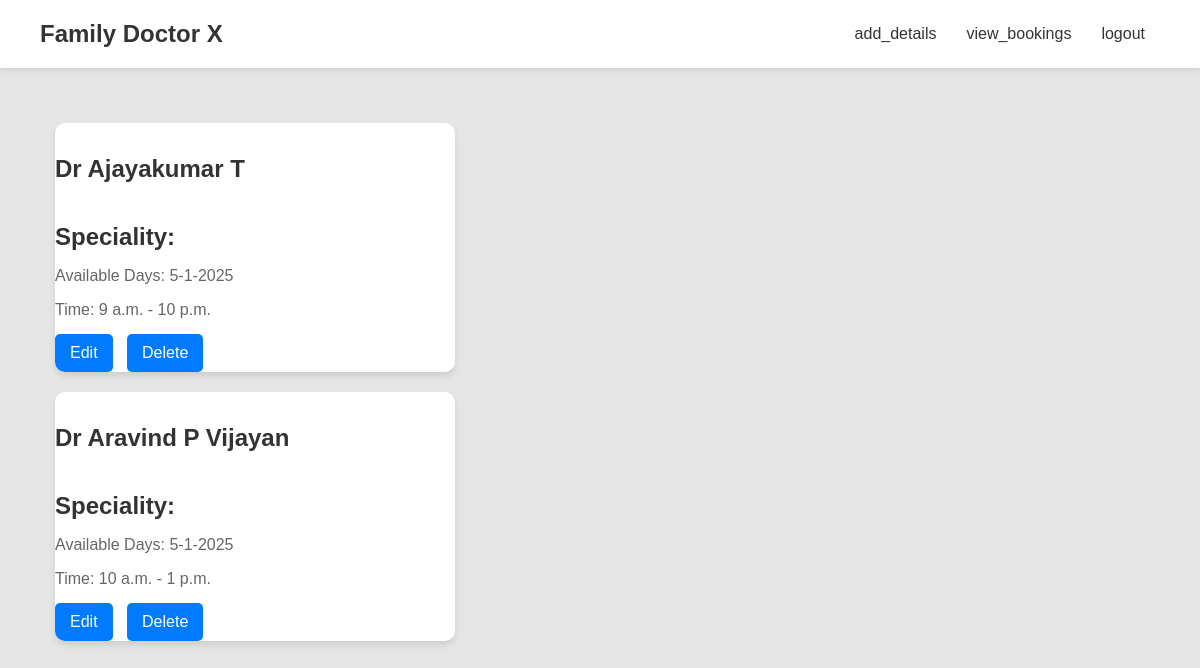
Before: /admin_home (signed in) with the older database file.
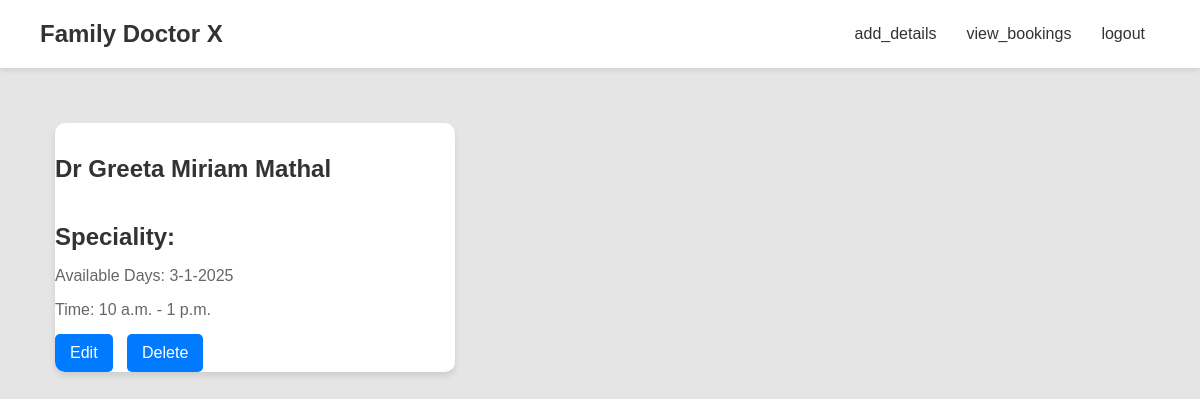
After: the same page with the newer database file.
### app/models.py (models this page shows)
class Doctor(models.Model):
    pid=models.TextField()
    name = models.TextField()
    specialty = models.CharField(max_length=100)
    contact_number = models.CharField(max_length=15)
    available_days = models.CharField(max_length=100)
    available_time_start = models.TimeField()
    available_time_end = models.TimeField()

### app/views.py (the view)
# urls.py: path('admin_home',views.admin_home),
def admin_home(req):
    if 'admin' in req.session:
        data=Doctor.objects.all()
        return render(req,'admin/home.html',{'Doctor':data})
    else:
       return redirect(doctor_appointment_login)

### templates/admin/home.html (shortened to what this page needs)
<!DOCTYPE html>
<html lang="en">
<head>
  {% load static %}
</head>
<body>
    <header>
        <div class="logo">Family Doctor X</div>
        <nav>
            <ul>
                <li><a href="add_details">add_details</a></li>
                <li><a href="view_bookings">view_bookings</a></li>
                <li><a href="logout">logout</a></li>
            </ul>
        </nav>
    </header>
    <div class="container mt-3">
        <div class="row">
          {% for pro in Doctor %}
            <div class="card" style="width: 400px; margin-bottom: 20px;">
                <h4 class="card-title">{{pro.name }}</h4>
                <h5 class="card-title">Speciality: {{pro.speciality }}</h5>
                <p class="card-text">Available Days: {{pro.available_days }}</p>
                <p class="card-text">Time: {{pro.available_time_start }} - {{pro.available_time_end }}</p>
                <a href="edit-details{{pro.pk }}" class="btn btn-primary">Edit</a>
                <a href="delete-details{{pro.pk }}" class="btn btn-primary">Delete</a>
              </div>
            </div>
          {% endfor %}
        </div>
</body>
</html>

### templates/admin/home.html (style rules this page uses)
body { margin: 0; padding: 0; font-family: Arial, sans-serif; background-color: #e5e5e5; color: #333; }
header { display: flex; justify-content: space-between; align-items: center; padding: 20px 40px; background-color: #fff; box-shadow: 0 2px 5px rgba(0, 0, 0, 0.1); }
header .logo { font-size: 1.5rem; font-weight: bold; color: #333; }
header nav ul { list-style: none; padding: 0; margin: 0; display: flex; }
header nav ul li { margin: 0 15px; }
header nav ul li a { text-decoration: none; color: #333; font-size: 1rem; transition: color 0.3s; }
.container { padding: 40px; }
.card { margin: 15px; box-shadow: 0 4px 6px rgba(0, 0, 0, 0.1); border-radius: 10px; overflow: hidden; background-color: #fff; }
.card-title { font-size: 1.5rem; margin-bottom: 10px; }
.card-text { font-size: 1rem; color: #666; margin-bottom: 15px; }
.btn-primary { display: inline-block; padding: 10px 15px; background-color: #007bff; color: #fff; text-decoration: none; border-radius: 5px; margin-right: 10px; transition: background-color 0.3s; }

Changed rows visible on the page:
removed Doctor: name "Dr Aravind P Vijayan", available_days "5-1-2025", available_time_start "10 a.m.", available_time_end "1 p.m."
changed Doctor: name "Dr Ajayakumar T" → "Dr Greeta Miriam Mathal"; available_days "5-1-2025" → "3-1-2025"; available_time_start "9 a.m." → "10 a.m."; available_time_end "10 p.m." → "1 p.m."
